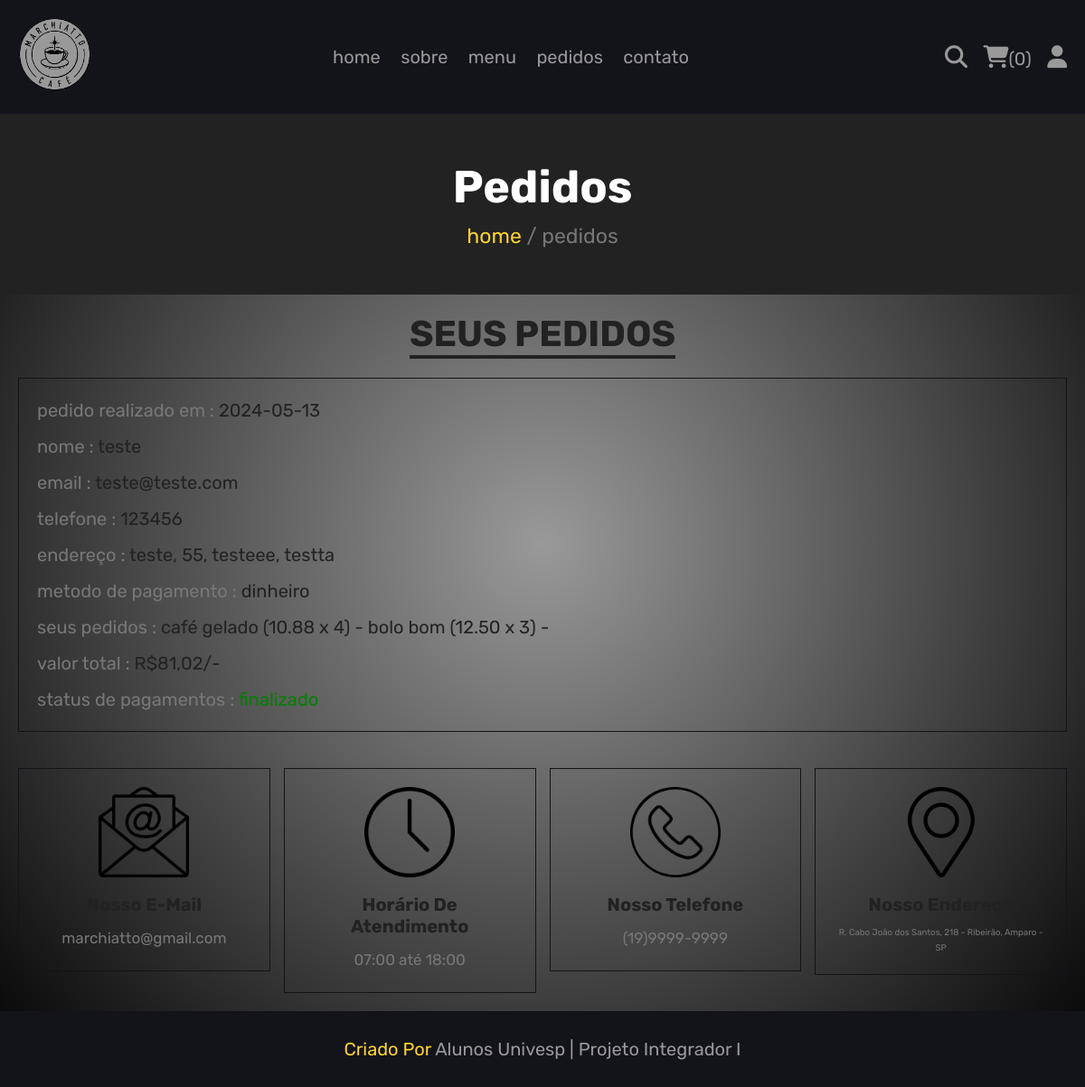
Page /pedidos.php (signed in) on the committed database.
### tables this page shows
CREATE TABLE `pedidos` (
  `id` int(100) NOT NULL,
  `id_usuario` int(100) NOT NULL,
  `nome` varchar(20) NOT NULL,
  `telefone` varchar(14) NOT NULL,
  `email` varchar(50) NOT NULL,
  `metodo` varchar(50) NOT NULL,
  `endereco` varchar(500) NOT NULL,
  `qtd_produtos` varchar(1000) NOT NULL,
  `valor_total` decimal(10,2) NOT NULL,
  `data_pedido` date NOT NULL DEFAULT current_timestamp(),
  `status_pagamento` varchar(20) NOT NULL DEFAULT 'pendente'
);

### pedidos.php (the view, shortened to what this page needs)
<?php
include 'components/connect.php';
if(isset($_SESSION['id_usuario'])){
   $id_usuario = $_SESSION['id_usuario'];
}else{
   $id_usuario = '';
   header('location:index.php');
};
?>
<!DOCTYPE html>
<html lang="pt-br">
<head>
   <link rel="stylesheet" href="https://cdnjs.cloudflare.com/ajax/libs/font-awesome/6.1.1/css/all.min.css">
   <link rel="stylesheet" href="css/style.css">
</head>
<body>
<?php include 'components/user_header.php'; ?>
<div class="heading">
   <h3>pedidos</h3>
   <p><a href="index.php">home</a> <span> / pedidos</span></p>
</div>
<section class="pedidos">
   <h1 class="title">seus pedidos</h1>
   <div class="box-container">
   <?php
      if($id_usuario == ''){
         echo '<p class="empty">faça login para ver seus pedidos</p>';
      }else{
         $select_pedidos = $conn->prepare("SELECT * FROM `pedidos` WHERE id_usuario = ?");
         $select_pedidos->execute([$id_usuario]);
         if($select_pedidos->rowCount() > 0){
            while($fetch_pedidos = $select_pedidos->fetch(PDO::FETCH_ASSOC)){
   ?>
   <div class="box">
      <p>pedido realizado em : <span><?= $fetch_pedidos['data_pedido']; ?></span></p>
      <p>nome : <span><?= $fetch_pedidos['nome']; ?></span></p>
      <p>email : <span><?= $fetch_pedidos['email']; ?></span></p>
      <p>telefone : <span><?= $fetch_pedidos['telefone']; ?></span></p>
      <p>endereço : <span><?= $fetch_pedidos['endereco']; ?></span></p>
      <p>metodo de pagamento : <span><?= $fetch_pedidos['metodo']; ?></span></p>
      <p>seus pedidos : <span><?= $fetch_pedidos['qtd_produtos']; ?></span></p>
      <p>valor total : <span>R$<?= number_format($fetch_pedidos['valor_total'],2,',',' '); ?>/-</span></p>
      <p>status de pagamentos : <span style="color:<?php if($fetch_pedidos['status_pagamento'] == 'pendente'){ echo 'red'; }else{ echo 'green'; }; ?>"><?= $fetch_pedidos['status_pagamento']; ?></span> </p>
   </div>
   <?php
      }
      }else{
         echo '<p class="empty">nenhum pedido realizado ainda!</p>';
      }
      }
   ?>
   </div>
</section>
<?php include 'components/footer.php'; ?>
</body>
</html>

### components/user_header.php (shortened to what this page needs)
<header class="header">
   <section class="flex">
   <a href="index.php" class="logo"><img src="imagens\logo.png" width="80" height="80" alt=""></a>
      <nav class="navbar">
         <a href="index.php">home</a>
         <a href="sobre.php">sobre</a>
         <a href="menu.php">menu</a>
         <a href="pedidos.php">pedidos</a>
         <a href="contato.php">contato</a>
      </nav>
      <div class="icons">
         <?php
            $count_carrinho_items = $conn->prepare("SELECT * FROM `carrinho` WHERE id_usuario = ?");
            $count_carrinho_items->execute([$id_usuario]);
            $total_carrinho_items = $count_carrinho_items->rowCount();
         ?>
         <a href="pesquisar.php"><i class="fas fa-search"></i></a>
         <a href="carrinho.php"><i class="fas fa-shopping-cart"></i><span>(<?= $total_carrinho_items; ?>)</span></a>
         <div id="user-btn" class="fas fa-user"></div>
      </div>
   </section>
</header>

### components/footer.php
<footer class="footer">
    <section class="grid">
        <div class="box">
            <img src="imagens/email-icon.png" alt="">
            <h3>Nosso e-mail</h3>
            <a href="mailto:marchiatto@gmail.com">marchiatto@gmail.com</a>
        </div>
        <div class="box">
            <img src="imagens/clock-icon.png" alt="">
            <h3>Horário de atendimento</h3>
            <p>07:00 até 18:00</p>
        </div>
        <div class="box">
            <img src="imagens/phone-icon.png" alt="">
            <h3>Nosso telefone</h3>
            <p>(19)9999-9999</p>
        </div>
        <div class="box">
            <img src="imagens/map-icon.png" alt="">
            <h3>Nosso endereço</h3>
            <p style=" font-size: 9.7px;">R. Cabo João dos Santos, 218 - Ribeirão, Amparo - SP</p>
        </div>
    </section>
    <div class="credit">
        Criado por <span>Alunos Univesp | Projeto Integrador I</span>
    </div>
</footer>

### css/style.css (style rules this page uses)
:root { --amarelo:#fed330; --vermelho:#e74c3c; --white:#fff; --black:#222; --light-color:#777; --border:.1px solid var(--preto); --box-shadow:0 .5rem 1rem rgba(0,0,0,.1); --cor-principal: #fff; --preto:#13131a; --bg:#010103; --cinza: #999; }
* { font-family: 'Rubik', sans-serif; margin:0; padding:0; box-sizing: border-box; outline: none; border: none; text-decoration: none; }
body { background: radial-gradient(#999, #000); }
html { font-size: 62.5%; overflow-x: hidden; scroll-behavior: smooth; stop-opacity: 7rem; }
section { margin:0 auto; max-width: 1200px; padding:2rem; }
.title { text-align: center; margin-bottom: 2.5rem; font-size: 4rem; color:var(--black); text-transform: uppercase; text-decoration: underline; text-underline-offset: 1rem; }
.heading { display: flex; align-items: center; justify-content: center; gap:1rem; flex-flow: column; background-color: var(--black); min-height: 20rem; }
.heading h3 { font-size: 5rem; color:var(--white); text-transform: capitalize; }
.heading p { font-size: 2.3rem; color:var(--light-color); }
.heading p a { color:var(--amarelo); }
.header { position: sticky; top:0; left:0; right:0; z-index: 1000; background-color: var(--preto); }
.header .flex { display: flex; align-items: center; justify-content: space-between; position: relative; }
.header .flex .logo { font-size: 2.5rem; color:var(--black); }
.header .flex .navbar a { font-size: 2rem; color:var(--cinza); margin:0 1rem; }
.header .flex .icons > * { margin-left: 1.5rem; font-size: 2.5rem; color:var(--cinza); cursor: pointer; }
.header .flex .icons span { font-size: 2rem; }
.pedidos .box-container { display: flex; flex-wrap: wrap; gap:1.5rem; align-items: flex-start; }
.pedidos .box-container .box { padding:1rem 2rem; border:var(--border); flex:1 1 40rem; }
.pedidos .box-container .box p { line-height: 1.5; margin:1rem 0; font-size: 2rem; color:var(--light-color); }
.pedidos .box-container .box p span { color:var(--black); }
.footer .grid { display: grid; grid-template-columns: repeat(auto-fit, minmax(27rem, 1fr)); gap:1.5rem; align-items: flex-start; }
.footer .grid .box { border:var(--border); padding:2rem; text-align: center; }
.footer .grid .box img { height: 10rem; width: 100%; object-fit: contain; margin-bottom: .5rem; }
.footer .grid .box h3 { margin:1rem 0; font-size: 2rem; color:var(--black); text-transform: capitalize; }
.footer .grid .box p, .footer .grid .box a { display: block; font-size: 1.7rem; color:var(--light-color); line-height: 1.8; }
.credit { padding:3rem 2rem; text-align: center; background-color: var(--preto); color:var(--amarelo); font-size: 2rem; text-transform: capitalize; }
.credit span { color:var(--cinza); }

### rows in the picture
pedidos: data_pedido "2024-05-13", nome "teste", email "teste@teste.com", telefone "123456", endereco "teste, 55, testeee, testta", metodo "dinheiro", qtd_produtos "café gelado (10.88 x 4) - bolo bom (12.50 x 3) -", valor_total "81,02", status_pagamento "finalizado"

### other values in the picture
$total_carrinho_items "0"
